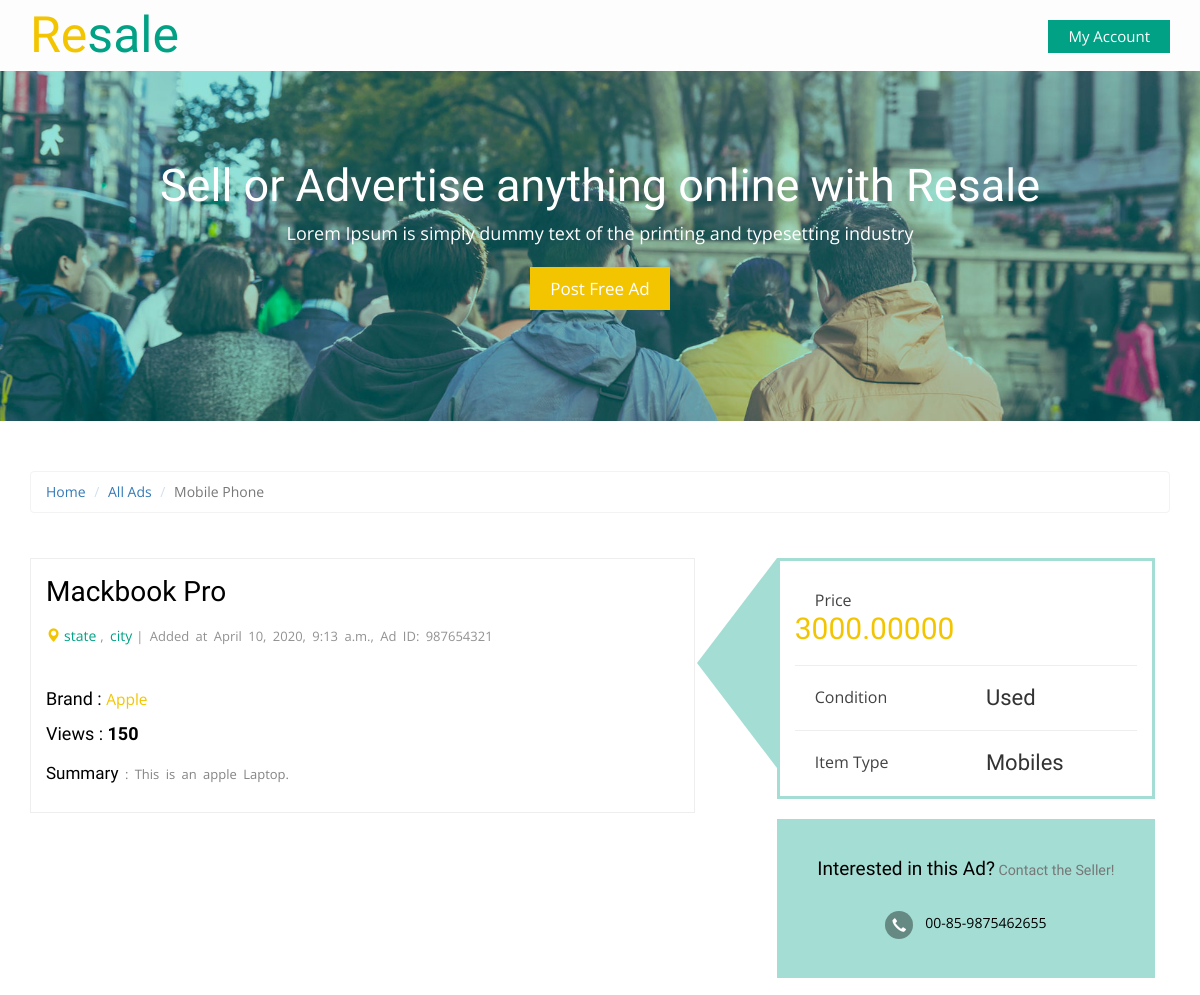
The page /products/mackbook-pro/ (upper part) on the database as committed earlier.
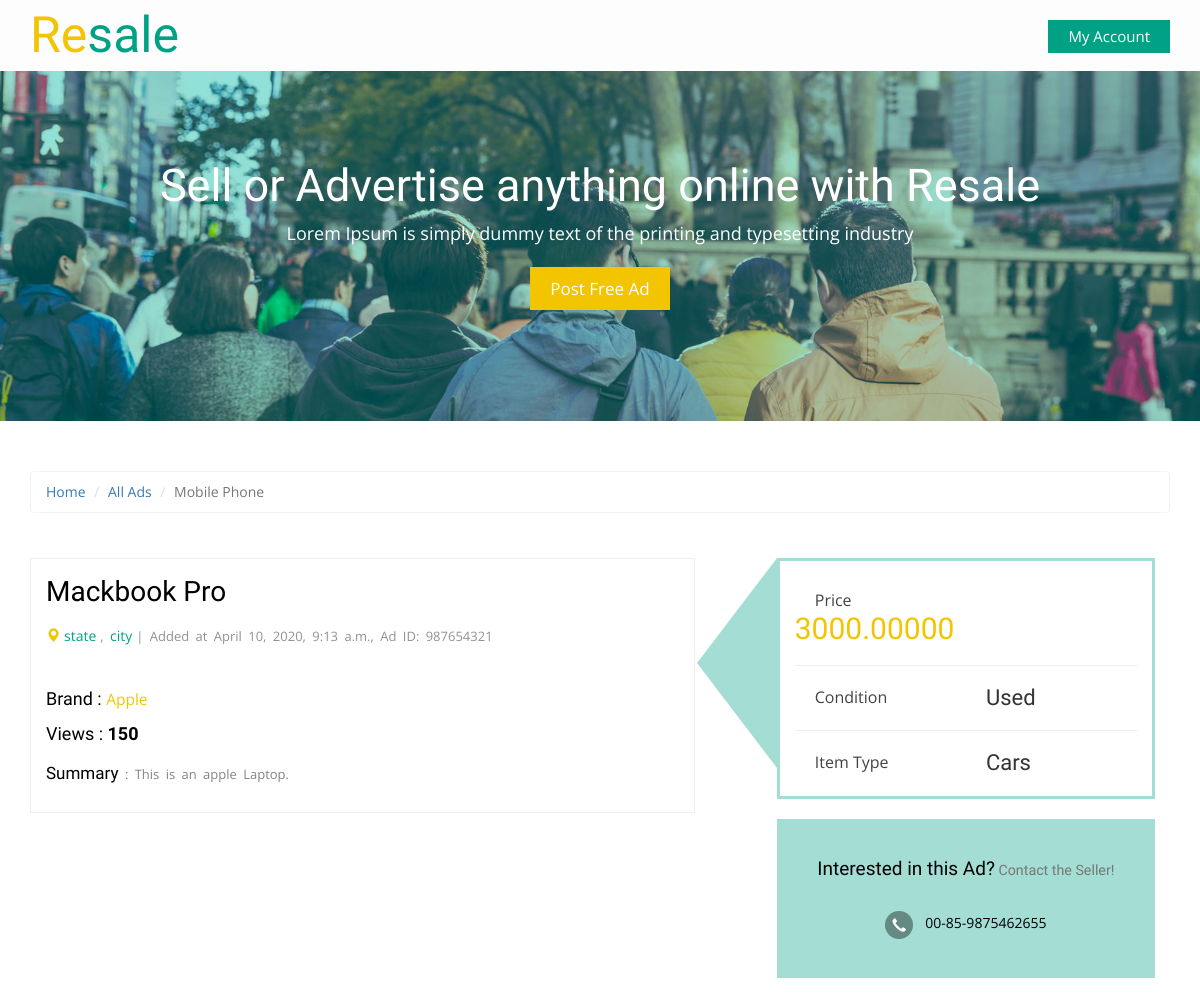
The same page on the database as committed later.
### product/models.py (models this page shows, shortened)
class Product(models.Model): # contain all the products informations
    CONDITION_TYPE = (
        ("New", "New"),
        ("Used", "Used")
    )
    name = models.CharField(max_length=100)
    owner = models.ForeignKey(User, on_delete=models.CASCADE)
    description = models.TextField(max_length=500)
    condition = models.CharField(max_length=100, choices=CONDITION_TYPE)
    category = models.ForeignKey('Category', on_delete=models.SET_NULL, null=True)
    brand = models.ForeignKey('Brand', on_delete=models.SET_NULL, null=True)
    price = models.DecimalField(max_digits=10, decimal_places=5)
    image = models.ImageField(upload_to='main_product/', blank=True, null=True)
    created = models.DateTimeField(default=timezone.now)
    slug = models.SlugField(blank=True, null=True)

class Category(models.Model): # for product category
    category_name = models.CharField(max_length=50)
    image = models.ImageField(upload_to='category/', blank=True, null=True)
    slug = models.SlugField(blank=True, null=True)
    class Meta:
        verbose_name = 'category'
        verbose_name_plural = 'categories'
    def __str__(self):
        return self.category_name

class Brand(models.Model): # for product brand
    brand_name = models.CharField(max_length=50)
    class Meta:
        verbose_name = 'brand'
        verbose_name_plural = 'brands'
    def __str__(self):
        return self.brand_name

### product/views.py (the view)
# urls.py: path('products/<slug:product_slug>/', views.productdetail, name='product_detail'),
def productdetail(request, product_slug):
    productdetail = get_object_or_404(Product, slug=product_slug)
    productimages = ProductImages.objects.filter(product=productdetail)
    context = {'product_detail': productdetail, 'product_images':productimages}
    return render(request, 'product/product_detail.html', context)

### product/templates/product/product_detail.html (shortened to what this page needs)
{% extends 'base.html' %}
{% load static %}
{% block body %}
	<div class="single-page main-grid-border">
		<div class="container">
			<ol class="breadcrumb" style="margin-bottom: 5px;">
				<li><a href="/">Home</a></li>
				<li><a href="{% url 'product_list' %}">All Ads</a></li>
				<li class="active">Mobile Phone</li>
			</ol>
			<div class="product-desc">
				<div class="col-md-7 product-view">
					<h2>{{ product_detail.name }}</h2>
					<p> <i class="glyphicon glyphicon-map-marker"></i><a href="#">state</a>, <a href="#">city</a>| Added at {{ product_detail.created }}, Ad ID: 987654321</p>
					<div class="flexslider">
					</div>
					<link rel="stylesheet" href="{% static 'css/flexslider.css' %}" type="text/css" media="screen" />
					<div class="product-details">
						<h4>Brand : <a href="#">{{ product_detail.brand }}</a></h4>
						<h4>Views : <strong>150</strong></h4>
						<p><strong>Summary</strong> : {{ product_detail.description }}</p>
					</div>
				</div>
				<div class="col-md-5 product-details-grid">
					<div class="item-price">
						<div class="product-price">
							<p class="p-price">Price</p>
							<h3 class="rate">{{ product_detail.price }}</h3>
							<div class="clearfix"></div>
						</div>
						<div class="condition">
							<p class="p-price">Condition</p>
							<h4>{{ product_detail.condition }}</h4>
							<div class="clearfix"></div>
						</div>
						<div class="itemtype">
							<p class="p-price">Item Type</p>
							<h4>{{ product_detail.category }}</h4>
							<div class="clearfix"></div>
						</div>
					</div>
					<div class="interested text-center">
						<h4>Interested in this Ad?<small> Contact the Seller!</small></h4>
						<p><i class="glyphicon glyphicon-earphone"></i>00-85-9875462655</p>
					</div>
				</div>
			<div class="clearfix"></div>
			</div>
		</div>
	</div>
{% endblock body %}

Rows that differ between the two databases and show on the page:
changed Product "Mackbook Pro": category "Mobiles" → "Cars"
